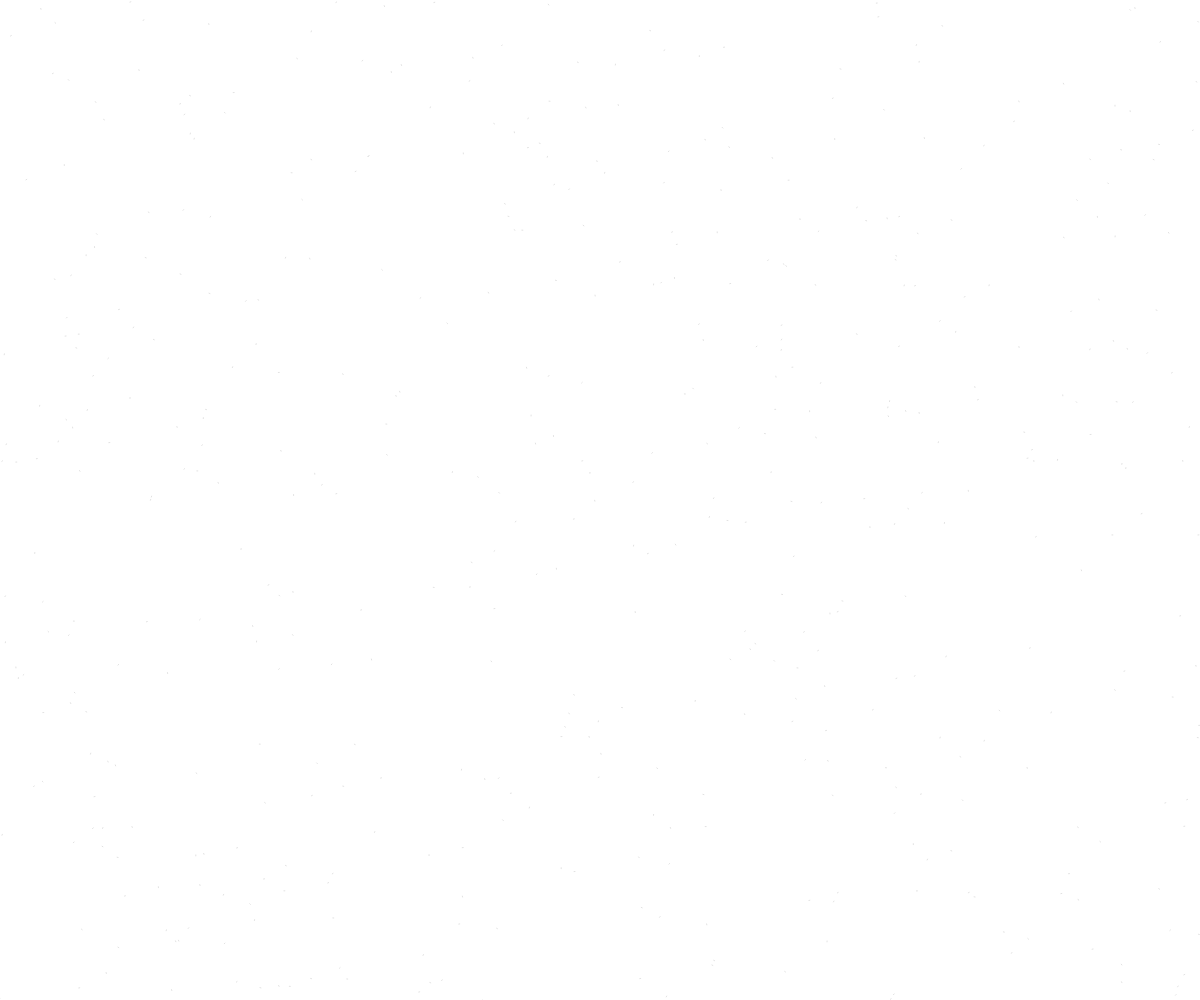
Frame 1 (no input)
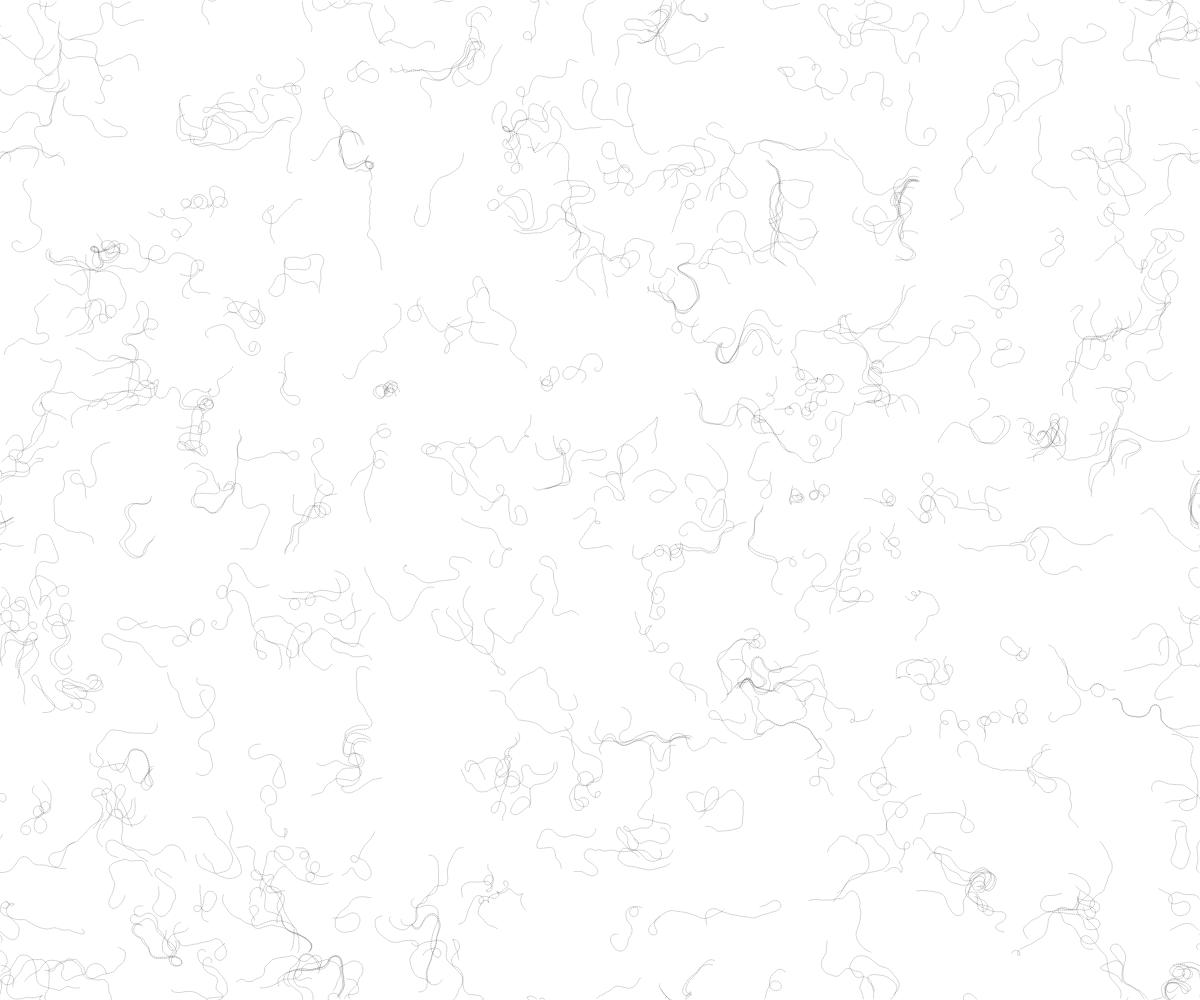
Frame 60 (no input)
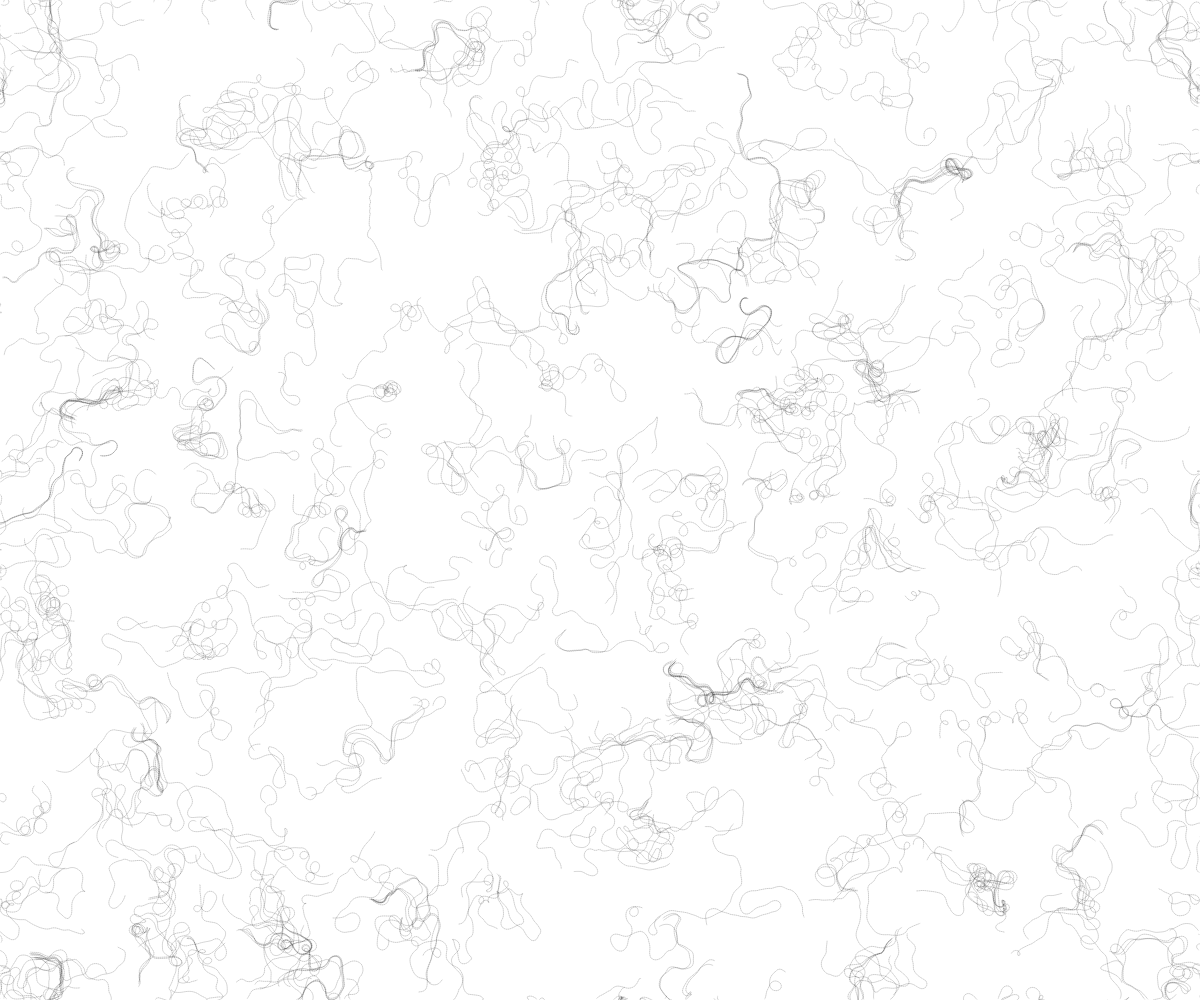
Frame 120 (the mouse pressed at the canvas centre since frame 60)

The p5.js sketch that drew these frames (run headless with seeded random() and noise() and a simulated clock; from frame 60 on, the mouse is pressed at the canvas centre):

// p5.js sketch
// ── sketch.js
/******************************************************************************
 * @author Jake Brockbank
 * Dec 4th, 2023
 * This program creates a flow feild and uses it to create a particle system
 * that follows the flow feild.
******************************************************************************/

var inc = 0.1;
var scl = 10;
var cols, rows;
var zoff = 0;
var fr;
var particles = [];
var flowfeild;

/******************************************************************************
 * Method: setup: 
 * 
 * - Sets up the canvas and creates the flow feild.
 *
 * Input: None.
 *
 * Output: None.
 *
******************************************************************************/
function setup() 
{
	createCanvas(windowWidth, windowHeight);
	cols = floor(width / scl);
	rows = floor(height / scl);
	fr = createP('');

	// Pre-sets size of array
	flowfeild = new Array(cols * rows);

	for (var i = 0; i < 500; i++) 
	{
		particles[i] = new Particle();
	}
	background(255);
}

/******************************************************************************
 * Method: draw: 
 * 
 * - yoff and xoff are offset values for Perlin noise, which is used to 
 * generate smooth, natural-looking randomness. These offsets change for 
 * each cell in a grid defined by rows and cols.
 * - The loop through y and x generates a grid of vectors (flowfield) that 
 * point in different directions. These directions are determined by Perlin 
 * noise, which creates the appearance of a flowing field.
 * - The noise function generates Perlin noise values for each point in the 
 * grid. Multiplying the noise value by TWO_PI * 4 converts it into a valid 
 * angle for a 2D vector in radians, which allows the angles to cover a full 
 * circle and then some, creating a more varied flow field.
 * - p5.Vector.fromAngle(angle) creates a vector pointing in the direction 
 * of the calculated angle.
 * - v.setMag(1) sets the magnitude (length) of the vector to 1, 
 * standardizing the strength of the flow across the grid.
 * - The vector is then stored in flowfield[index], which is an array
 * representing the flow field.
 * - xoff += inc and yoff += inc increment the x and y offsets by a small 
 * amount (inc), which changes the noise value slightly for each cell, 
 * giving the flow field smooth variations.
 * - zoff += 0.0003 is likely used to animate the flow field over time, 
 * slowly changing the z-offset in the noise function to make the vectors 
 * change direction as the program runs.
 * - The second loop iterates through an array of particles. Each particle:
 *   - Follows the nearest vector in the flow field with particles[i].
 *     follow(flowfield).
 *   - Updates its position with particles[i].update().
 *   - Handles edge wrapping or bouncing with particles[i].edges().
 *   - Draws itself on the canvas with particles[i].show().
 * - fr.html(floor(frameRate())) is likely updating an HTML element with 
 * the ID fr to display the current frame rate of the sketch, which is 
 * calculated by floor(frameRate()).
 *
 * Input: None.
 *
 * Output: None.
 *
******************************************************************************/
function draw() 
{
	var yoff = 0;
	for (var y = 0; y < rows; y++) 
	{
		var xoff = 0;
		for (var x = 0; x < cols; x++) 
		{
			var index = x + y * cols;
			var angle = noise(xoff, yoff, zoff) * TWO_PI * 4;
			var v = p5.Vector.fromAngle(angle);
			// Sets magnitude
			v.setMag(1);
			// Contains all vectors
			flowfeild[index] = v;
			xoff += inc;
			stroke(0, 50);
		}
		yoff += inc;

		zoff += 0.0003;
	}
	for (var i = 0; i < particles.length; i++) 
	{
		particles[i].follow(flowfeild);
		particles[i].update();
		particles[i].edges();
		particles[i].show();
	}
	fr.html(floor(frameRate()));
}
// ── particle.js
// Physics for particles
function Particle() {
  this.pos = createVector(random(width), random(height));
  this.vel = createVector(0, 0);
  this.acc = createVector(0, 0);
  // Slows down particles
  this.maxspeed = 2;
  
  this.prevPos = this.pos.copy();
  
  this.update = function() {
    this.vel.add(this.acc);
    this.vel.limit(this.maxspeed);
    this.pos.add(this.vel);
    this.acc.mult(0);
  }
  
  this.applyForce = function(force) {
    this.acc.add(force);
  }
  
/* Based on the particles x and y position scale the particle to a grid of columns and rows, and then look up the corresponding vector in the one dimensional array, and then finally take that vector and apply it as a force */
  this.follow = function(vectors) {
    var x = floor(this.pos.x / scl);
    var y = floor(this.pos.y / scl);
    // Take two dimensional value into one dimensional array
    var index = x + y * cols;
    var force = vectors[index];
    this.applyForce(force);
  }

// Draws particle
  this.show = function() {
    stroke(5, 30);
    strokeWeight(1);
    line(this.pos.x, this.pos.y, this.prevPos.x, this.prevPos.y);
    // After drawn previous position becomes the current position
    this.updatePrev();
  }
  
  this.updatePrev = function() {
    this.prevPos.x = this.pos.x;
    this.prevPos.y = this.pos.y;
  }
  
  this.edges = function() {
    if (this.pos.x > width) {
      this.pos.x = 0;
      this.updatePrev();
    }
    if (this.pos.x < 0) {
      this.pos.x = width;
      this.updatePrev();
    }
    if (this.pos.y > height) {
      this.pos.y = 0;
      this.updatePrev();
    }
    if (this.pos.y < 0) {
      this.pos.y = height;
      this.updatePrev();
    }

  }
  
}
